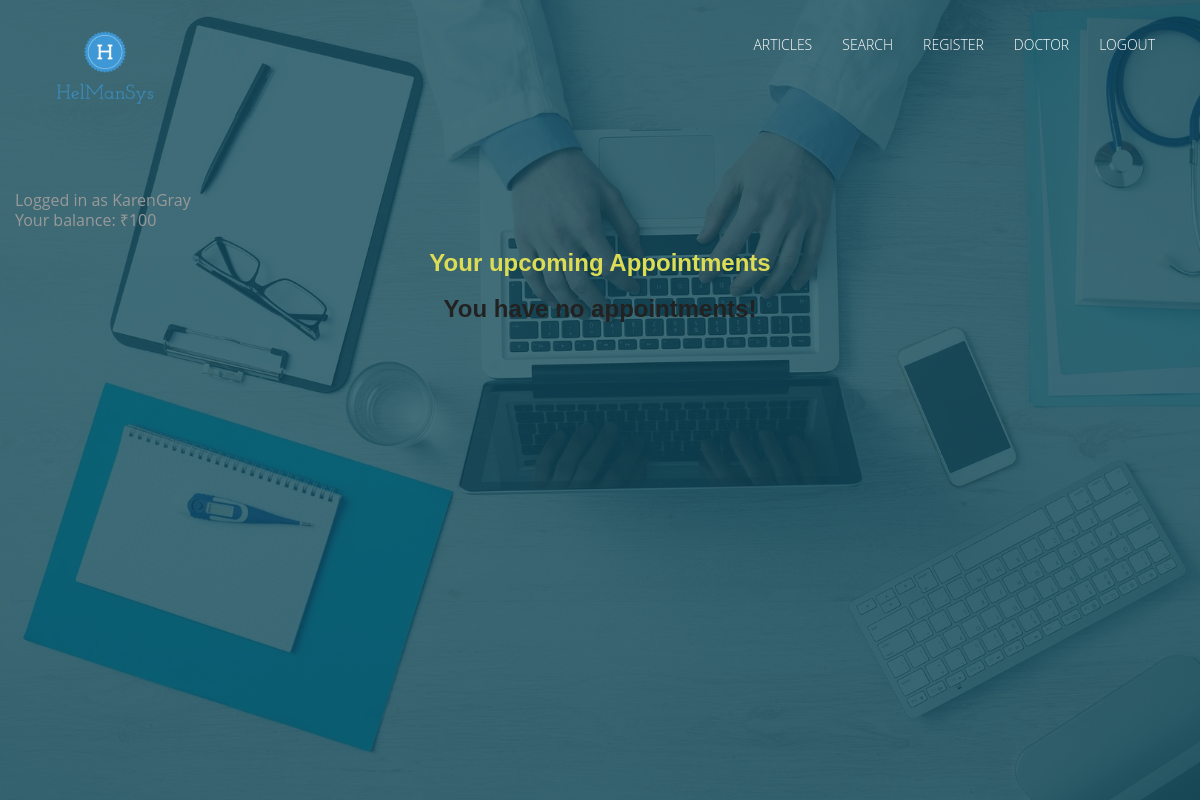
Page / (signed in) on the earlier database version.
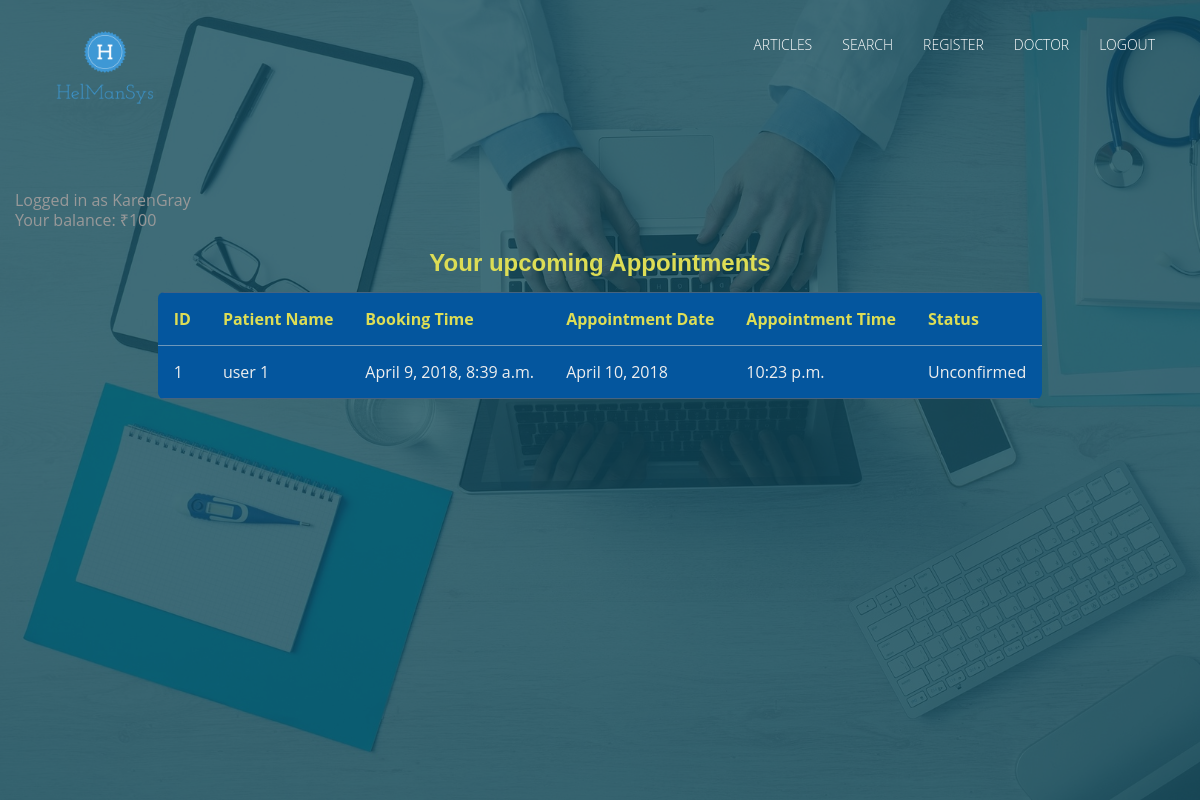
Same page on the later database version.
### healthcare/models.py (models this page shows, shortened)
class Appointment(models.Model):
    STATUS = (
        ('Unconfirmed', 'Unconfirmed'),
        ('Confirmed', 'Confirmed'),
    )
    appointment_id = models.AutoField(primary_key=True)
    transaction_id = models.ForeignKey(Transaction)
    user = models.ForeignKey(User)
    doctor = models.ForeignKey(DoctorProfile)
    booking_time = models.DateTimeField(default=datetime.now)
    appointment_date = models.DateField()
    appointment_time = models.TimeField(blank=True, null=True)
    prescription = models.TextField(default='Prescription will be filled by the doctor.')
    status = models.CharField(max_length=20, default='Unconfirmed', choices=STATUS)
    fee = models.PositiveIntegerField(default=500)

### healthcare/views.py (the view)
# urls.py: url(r'^$', views.IndexView.as_view(), name='index'),
class IndexView(generic.ListView):
    template_name = 'healthcare/home.html'
    context_object_name = 'appointments'
    def get_queryset(self):
        if self.request.user.is_authenticated():
            if hasattr(self.request.user, 'userprofile'):
                return Appointment.objects.filter(user=self.request.user)
            elif hasattr(self.request.user, 'doctorprofile'):
                return Appointment.objects.filter(doctor=self.request.user.doctorprofile)

### healthcare/templates/healthcare/home.html (shortened to what this page needs)
{% extends 'healthcare/base.html' %}
{% block body %}
    {% if request.user.is_authenticated %}
        Logged in as {{ user }} <br />
        {% if user.doctorprofile  %}
        {% include 'healthcare/doctor.html' %}
        {% else %}
        {% include 'healthcare/user.html' %}
        {% endif %}
    {% else %}
    {% include 'healthcare/homepage.html' %}
    {% endif %}
{% endblock %}

### healthcare/templates/healthcare/doctor.html (shortened to what this page needs)
Your balance: ₹{{ request.user.doctorprofile.amount }}
<center><h3 style="color: #dd5;">Your upcoming Appointments</h3></center>
<center><div>
{% if appointments %}
<table class="rwd-table">
  <thead>
      <th>ID</th>
      <th>Patient Name</th>
      <th>Booking Time</th>
      <th>Appointment Date</th>
      <th>Appointment Time</th>
      <th>Status</th>
  </thead>
  <tbody>
      {% for appointment in appointments %}
      <tr onclick=window.location="{% url 'healthcare:appointment-detail' appointment.pk %}">
          <td>{{ appointment.pk }}</td>
          <td>{{ appointment.user.first_name }} {{ appointment.user.last_name }}</td>
          <td>{{ appointment.booking_time }}</td>
          <td>{{ appointment.appointment_date }}</td>
          <td>{{ appointment.appointment_time }}</td>
          <td>{{ appointment.status }}</td>
      </tr>
      {% endfor %}
  </tbody>
</table>
{% else %}
<h3>You have no appointments!</h3>
{% endif %}
</div></center>

Differences in the rows shown:
added Appointment: pk "1", user.first_name "user", user.last_name "1", booking_time "April 9, 2018, 8:39 a.m.", appointment_date "April 10, 2018", appointment_time "10:23 p.m.", status "Unconfirmed"
Other differences:
text no longer shown: "You have no appointments!"
text now shown: "ID Patient Name Booking Time Appointment Date Appointment Time Status"
